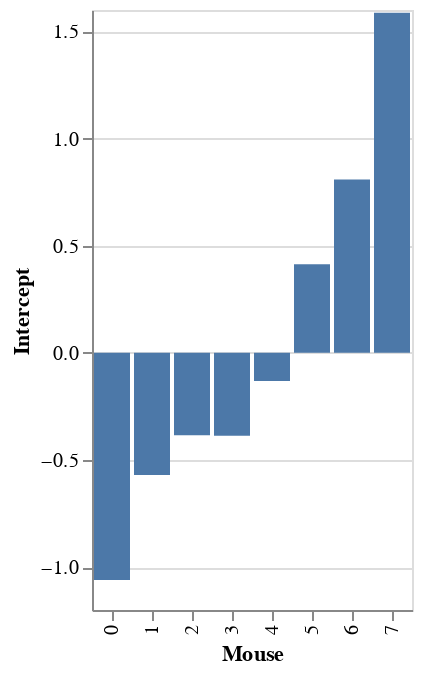

Notebook code for this chart:
### Markdown cell above
## Inspect Bayesian result further
We named intercept _a\_subject_, so now we can plot it for each animal

### Code cell
# Initialize:
window=BayesWindow(df, y='Log power', treatment='stim', group='mouse')
# Fit slopes again: 
window.fit_slopes(add_data=True, model=models.model_hier_stim_one_codition,
                  do_make_change='subtract', dist_y='normal');
intercepts=window.trace.posterior['a_subject'].mean(['chain','draw']).to_dataframe().reset_index()
# Plot
chart_intercepts=alt.Chart(intercepts).mark_bar().encode(
    x=alt.X('mouse:O',title='Mouse'),
    y=alt.Y('a_subject', title='Intercept')
)
chart_intercepts

### Figure 1 — Vega-Lite specification as saved in the notebook (floating-point values rounded to 4 significant figures)
{"config": {"view": {"continuousWidth": 400, "continuousHeight": 300}}, "data": {"name": "data-8184b13bd4b72709c350bc290c74a28c"}, "mark": "bar", "encoding": {"x": {"type": "ordinal", "field": "mouse", "title": "Mouse"}, "y": {"type": "quantitative", "field": "a_subject", "title": "Intercept"}}, "$schema": "https://vega.github.io/schema/vega-lite/v4.8.1.json", "datasets": {"data-8184b13bd4b72709c350bc290c74a28c": [{"mouse": 0, "a_subject": -1.06}, {"mouse": 1, "a_subject": -0.5697}, {"mouse": 2, "a_subject": -0.3844}, {"mouse": 3, "a_subject": -0.3873}, {"mouse": 4, "a_subject": -0.1311}, {"mouse": 5, "a_subject": 0.4136}, {"mouse": 6, "a_subject": 0.8093}, {"mouse": 7, "a_subject": 1.587}]}}
